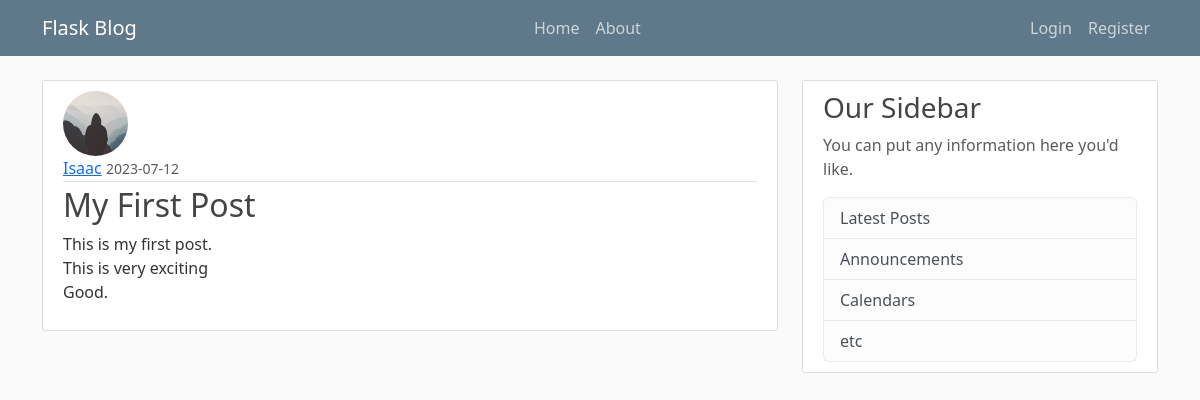
/post/1, run on an earlier commit of the app's database.
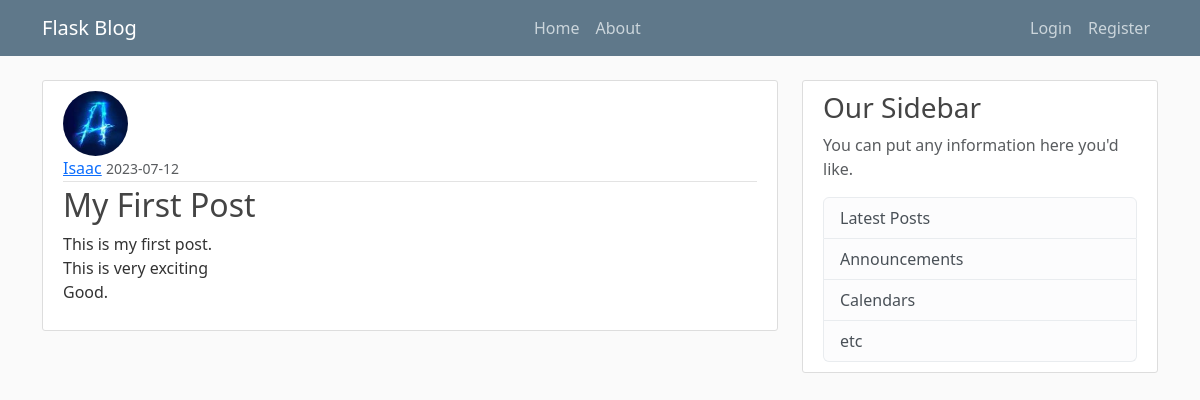
And on a later commit of the database.
### FlaskBlog/models.py (models this page shows, shortened)
class User(db.Model, UserMixin):
    id = db.Column(db.Integer, primary_key=True)
    username = db.Column(db.String(20), unique=True, nullable=False)
    email = db.Column(db.String(120), unique=True, nullable=False)
    image_file = db.Column(db.String(20), nullable=False, default='default.jpg')
    password = db.Column(db.String(60), nullable=False)
    posts = db.relationship('Post', backref='author', lazy=True)

### FlaskBlog/routes.py (the view)
@app.route("/post/<int:post_id>")
def post(post_id):
    post = Post.query.get_or_404(post_id)
    return render_template('post.html', title=post.title, post=post, legend='New Post')

### FlaskBlog/templates/post.html (shortened to what this page needs)
{% extends "Layout.html" %}
{% block content %}
    <article class="media content-section">
      <img class="rounded-circle article-img" src="{{ url_for('static', filename='profile_pic/' + post.author.image_file) }}">
      <div class="media-body">
        <div class="article-metadata">
          <a class="mr-2" href="{{ url_for('user_posts', username=post.author.username) }}">{{ post.author.username }}</a>
          <small class="text-muted">{{ post.date_posted.strftime('%Y-%m-%d') }}</small>
        </div>
        <h2 class="article-title">{{ post.title }}</h2>
        <p class="article-content">{{ post.content }}</p>
      </div>
    </article>
{% endblock content%}

What changed in the data, as far as the page shows it:
changed User "Isaac": image_file: picture added in place of a placeholder
